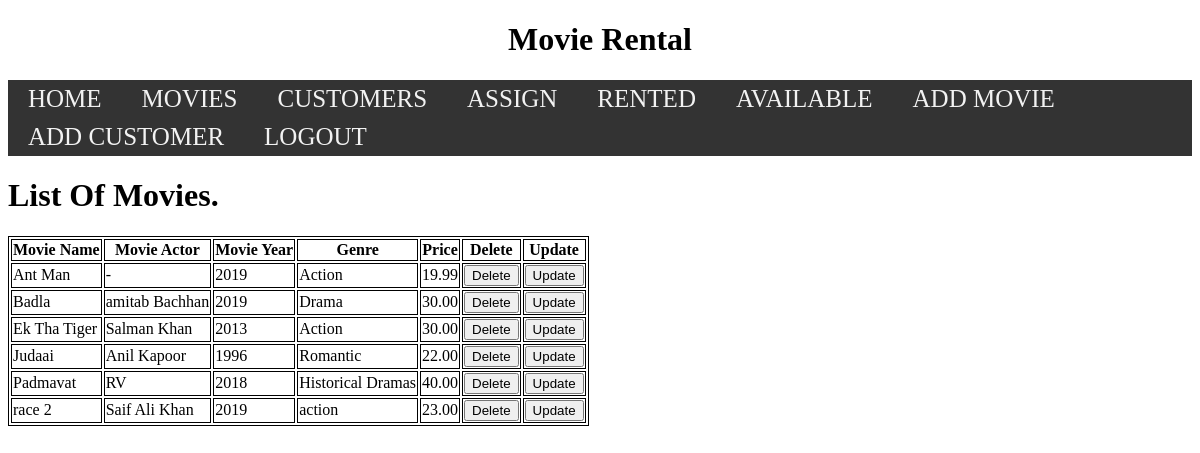
Page /movies/all/ (signed in) on the committed database.
### Movies/models.py (models this page shows, shortened)
class Movies(models.Model):
    name = models.CharField(max_length=30)
    actor = models.CharField(max_length=30)
    year = models.IntegerField()
    genre = models.CharField(max_length=30)
    price = models.DecimalField(max_digits=10, decimal_places=2)
    rented = models.ForeignKey('Customer.Customer',on_delete=models.SET_NULL,null=True,blank=True)

### Movies/views.py (the view)
# urls.py: path('movies/',include("Movies.urls")),
@login_required(login_url="homepage")
def movies(request, order_by='name'):
    moviename = Movies.objects.all().order_by(order_by)
    return render(request, "movies.html", {
        "moviename": moviename
    })

### Templates/movies.html (shortened to what this page needs)
{% extends 'index.html' %}
{% block body %}
<h1>List Of Movies.</h1>
<table>
            <tr>
                <th>Movie Name</th>
                <th>Movie Actor</th>
                <th>Movie Year</th>
                <th>Genre</th>
                <th>Price</th>
                <th>Delete</th>
                <th>Update</th>
            </tr>
            {% for m in moviename %}
            <tr>
                <td>{{m.name}}</td>
                <td>{{m.actor}}</td>
                <td>{{m.year}}</td>
                <td>{{m.genre}}</td>
                <td>{{m.price}}</td>
                <td><a href="{% url 'deleteMovie' m.id %}"><input type="submit" value="Delete"></a> </td>
                <td><a href="{% url 'updatemovie' m.id %}"><input type="submit" value="Update"></a> </td>
            </tr>
            {% endfor %}
</table>
{% endblock %}

### Templates/index.html (shortened to what this page needs)
<!DOCTYPE html>
<html lang="en">
<head>
    {% block head %}
    {% load static %}
    {% endblock %}
    <link rel="stylesheet" href="{% static 'css/styles.css' %}">
</head>
<body>
    <h1 align="center" style="color:black">
        Movie Rental
    </h1>
    <div class="main">
        <a href="{% url 'homepage'%}">HOME</a>
        <a href="{% url 'movies' %}">MOVIES</a>
        <a href="{% url 'customer' %}">CUSTOMERS</a>
        <a href="{% url 'assign'%}">ASSIGN</a>
        <a href="{% url 'rentedmovie'%}">RENTED</a>
        <a href="{% url 'availablemovie'%}">AVAILABLE</a>
        <a href="{% url 'addmovie'%}">ADD MOVIE</a>
        <a href="{% url 'addCustomer'%}">ADD CUSTOMER</a>
        <a href="{% url 'Logout' %}">LOGOUT</a>
    </div>
    {% block body %}
    {% endblock %}
</body>
</html>

### Static/css/styles.css (style rules this page uses)
.main { overflow: hidden; background-color: #333; }
.main a { float: left; color: #f2f2f2; text-align: center; padding: 5px 20px; text-decoration: none; font-size: 25px; }

### Templates/movies.html (style rules this page uses)
table,th,td,tr { border: 1px solid black; }

### rows in the picture
Movies: name "Ant Man", actor "-", year "2019", genre "Action", price "19.99"
Movies: name "Badla", actor "amitab Bachhan", year "2019", genre "Drama", price "30.00"
Movies: name "Ek Tha Tiger", actor "Salman Khan", year "2013", genre "Action", price "30.00"
Movies: name "Judaai", actor "Anil Kapoor", year "1996", genre "Romantic", price "22.00"
Movies: name "Padmavat", actor "RV", year "2018", genre "Historical Dramas", price "40.00"
Movies: name "race 2", actor "Saif Ali Khan", year "2019", genre "action", price "23.00"
